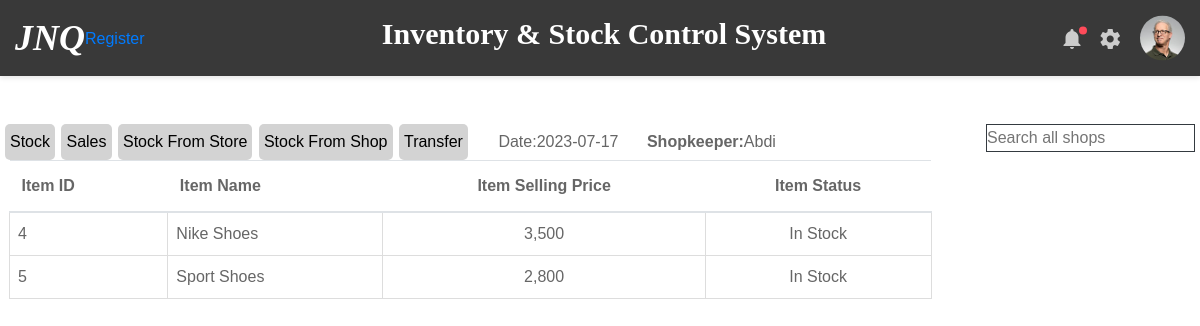
The page /view_shops/2 on the database as committed earlier.
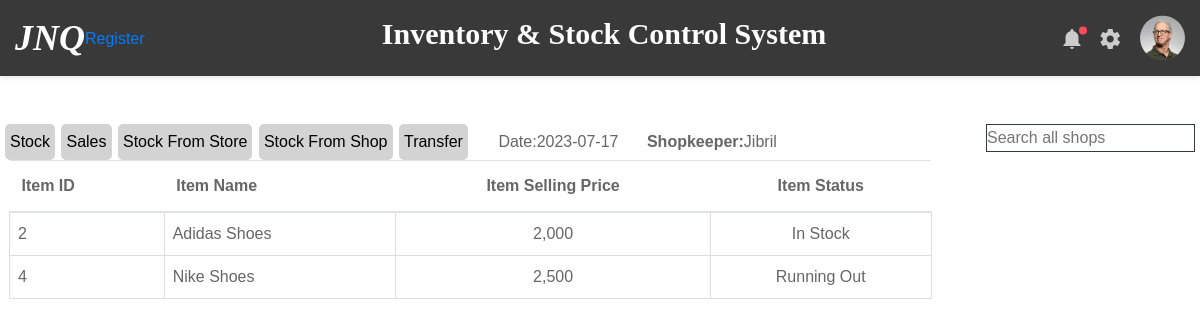
The same page on the database as committed later.
### inventory/models.py (models this page shows)
class User(db.Model, UserMixin):
    id = db.Column(db.Integer, primary_key=True)
    username = db.Column(db.String(50), unique=True, nullable=False)
    password = db.Column(db.String(100), nullable=False)
    user_role = db.Column(db.String(30), nullable=False)
    date_registered = db.Column(db.DateTime, default=datetime.now)
    shops = db.relationship('Shop', backref='staff', lazy=True)
    stores = db.relationship('Store', backref='staff', lazy=True)
    shopkeepers = db.relationship('Shopkeeper', backref='user_details', lazy=True)

class ShopItem(db.Model):
    id = db.Column(db.Integer, primary_key=True)
    shop_id = db.Column('shop_id', db.Integer, db.ForeignKey('shop.id'))
    item_id = db.Column('item_id', db.Integer, db.ForeignKey('item.id'))
    item_quantity = db.Column(db.Integer, nullable=False)
    item_value = db.Column(db.Integer, nullable=False)
    item_status = db.Column(db.String(20), nullable=False, default='In Stock')
    date_added = db.Column(db.DateTime, default=datetime.now)
    daily_count = db.relationship('DailyCount', backref='daily_count_item', lazy=True)
    count_difference = db.relationship('CountDifference', backref='shop_item', lazy=True)
    shop = db.relationship('Shop', back_populates='item_association')
    item = db.relationship('Item', back_populates='shops')

class Item(db.Model):
    id = db.Column(db.Integer, primary_key=True)
    item_name = db.Column(db.String(100), nullable=False)
    item_cost_price = db.Column(db.Integer, nullable=False)
    item_selling_price = db.Column(db.Integer, nullable=False)
    date_added = db.Column(db.DateTime, default=datetime.now)
    stores = db.relationship('StoreItem', back_populates='item')
    shops = db.relationship('ShopItem', back_populates='item')

### inventory/routes.py (the view)
@app.route('/view_shops/<int:shop_id>', methods=['GET'])
def view_shop(shop_id):
    shop = Shop.query.get_or_404(shop_id)
    date = today_date()
    stock_value_list = []
    for product in ShopItem.query.filter_by(shop_id=shop.id).all():
        stock_value_list.append(product.item_value)
    total_stock_value = sum(stock_value_list)
    return render_template('view_shop.html', shop=shop, total_stock_value=total_stock_value, date=date, ShopItem=ShopItem)

### inventory/routes.py (called while the page is built)
def today_date():
    date_today = datetime.today().strftime('%Y-%m-%d')
    return date_today

### inventory/templates/view_shop.html (shortened to what this page needs)
{% extends 'layout.html' %}
{% block content %}
    <div class="button-container">
      <a href="{{ url_for('view_shop', shop_id=shop.id)}}" class="button">Stock</a>
      <a href="{{ url_for('stock_sold', shop_id=shop.id)}}" class="button">Sales</a>
      <a href="{{ url_for('stock_received', shop_id=shop.id)}}" class="button">Stock From Store</a>
      <a href="{{ url_for('stock_from_shop', shop_id=shop.id)}}" class="button">Stock From Shop</a>
      <a href="{{ url_for('transfer_stock', shop_id=shop.id)}}" class="button">Transfer</a>
      {% if current_user.user_role != 'Admin' %}
          <a class="ml-4">Date:{{date}}</a>
      {% endif %}
      {% if current_user in shop.shopkeepers %}
          <a class="ml-4"><strong>Shopkeeper:</strong>{{current_user.username }}</a>
      {% else %}
          <a class="ml-4"><strong>Shopkeeper:</strong>{{shop.shopkeepers[0].user_details.username }}</a>
      {% endif %}
      <input type="search" id="searchShops" class="inline-search ml-4 border border-dark float-right" placeholder="Search all shops">
    </div>
    <div class="row">
        <table class="table table-hover table-condensed col-9 ml-4">
          <thead>
            <tr>
              <th>Item ID</th>
              <th>Item Name</th>
              <th class="text-center">Item Selling Price</th>
              <th colspan="2" class="text-center">Item Status</th>
            </tr>
          </thead>
          <tbody>
            {% for product in ShopItem.query.filter_by(shop_id=shop.id).all() %}
              <tr>
                  <td>{{ product.id }}</td>
                  <td>{{ product.item.item_name }}</td>
                  <td class="text-center">{{ "{:,}".format(product.item.item_selling_price) }}</td>
                  <td class="text-center">{{ product.item_status }}</td>
              </tr>
            {% endfor %}
          </tbody>
        </table>
    </div>
{% endblock content%}

Rows that differ between the two databases and show on the page:
no longer on this page (row edited): User: username "Abdi"
removed ShopItem: id "5", item.item_name "Sport Shoes", item_status "In Stock"
no longer on this page (row edited): Item: item.item_selling_price "2,800"
now on this page (row edited): User: username "Jibril"
now on this page (row edited): ShopItem: id "2", item.item_name "Adidas Shoes", item_status "In Stock"
now on this page (row edited): Item: item.item_selling_price "2,000"
changed ShopItem "Nike Shoes": item_status "In Stock" → "Running Out"
changed Item (number 2 of 2 on the later page): item.item_selling_price "3,500" → "2,500"
